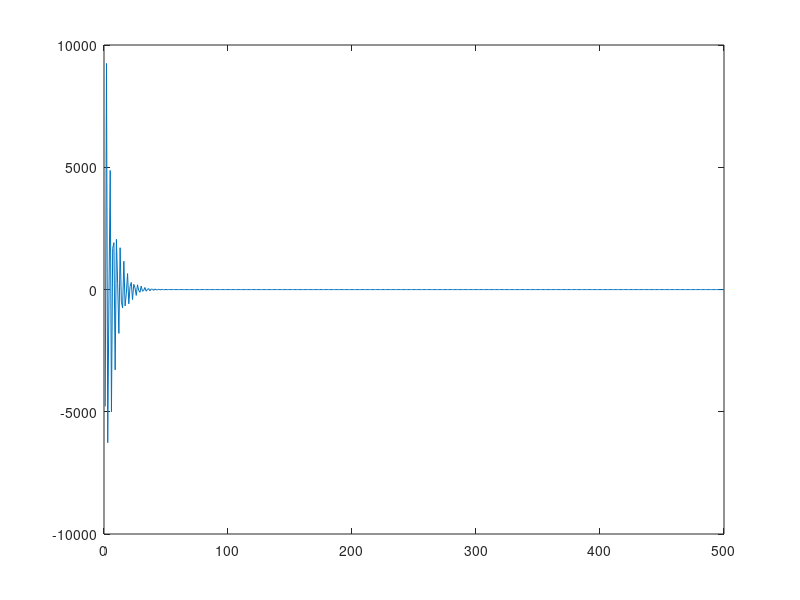
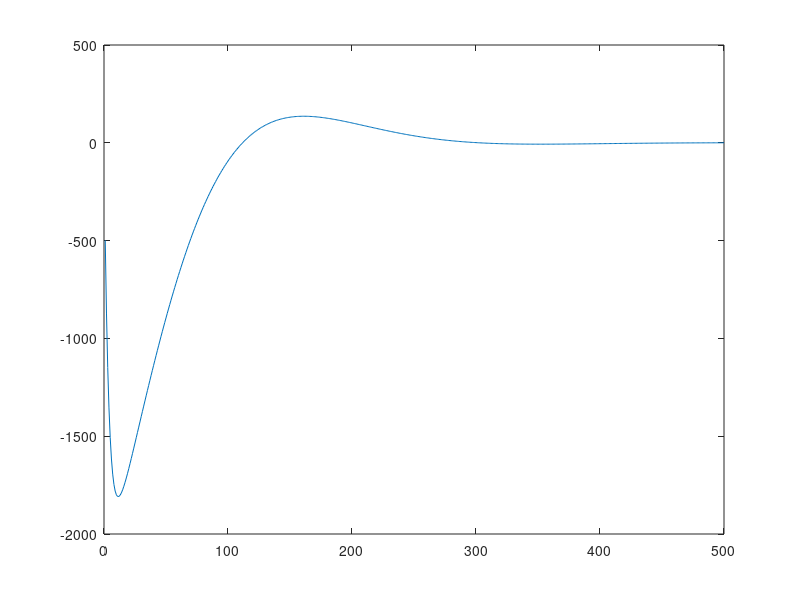

MATLAB code to generate these figures, in order:
% this script tests the effect of computing a control signal via z
% transform on the entire controller in one step vs series connection of
% discrete lead followed by discrete lag

%% setup

clear;
clc;

r_k = 2700; % reference rpm value
rpm = 3700; % initial rpm value
K = 5; % controller gain
lead_z = 5.602; % lead zero
lead_p = 11.43; % lead pole
lag_z = .9487; % lag zero
lag_p = .09487; % lag pole
Ts = .02;
T_final = 10;

u_k = 0;
u_k1 = 0;
u_k2 = 0;
e_k2 = 0;
e_k = 0;
e_k1 = 0;

u_ks = zeros(T_final/Ts, 1);

%% checking values

Ts = .02;
K = 5;
lead_z = 5.602;
lead_p = 11.43;
lead_A = K*(lead_z+2/Ts)/(lead_p+2/Ts)
lead_B = K*(lead_z-2/Ts)/(lead_p+2/Ts)
lead_C = (lead_p-2/Ts)/(lead_p+2/Ts)
lag_z = .9487;
lag_p = .09487;
lag_A = (lag_z+2/Ts)/(lag_p+2/Ts)
lag_B = (lag_z-2/Ts)/(lag_p+2/Ts)
lag_C = (lag_p-2/Ts)/(lag_p+2/Ts)

%% combined lead-lag

for i = 1:T_final/Ts
    e_k = r_k - rpm;
    u_k = (K * ((1+Ts/2*lead_z)*(1+Ts/2*lag_z)*e_k + (-2+Ts^2/2*lead_z*lag_z)*e_k1 + (1-Ts/2*lead_z)*(1-Ts/2*lag_z)*e_k2) - (1+Ts/2*lead_p)*(1+Ts/2*lag_p)*u_k1 - (1-Ts/2*lead_p)*(1-Ts/2*lag_p)*u_k2) / ((1+Ts/2*lead_p)*(1+Ts/2*lag_p));
    rpm = rpm + u_k*.6239*Ts;
    
    e_k2 = e_k1;
    e_k1 = e_k;
    u_k2 = u_k1;
    u_k1 = u_k;
    u_ks(i) = u_k;
end

figure(1);
plot(u_ks);

%% series lead-lag

lead_u_k = 0;
lead_u_k1 = 0;

for i = 1:T_final/Ts
    e_k = r_k - rpm;
    lead_u_k = lead_A*e_k + lead_B*e_k1 - lead_C*lead_u_k1;
    u_k = lag_A*lead_u_k + lag_B*lead_u_k1 - lag_C*u_k1;
    rpm = rpm + u_k*.6239*Ts;
    
    e_k1 = e_k;
    lead_u_k1 = lead_u_k;
    u_k1 = u_k;
    u_ks(i) = u_k;
end

figure(2);
plot(u_ks);